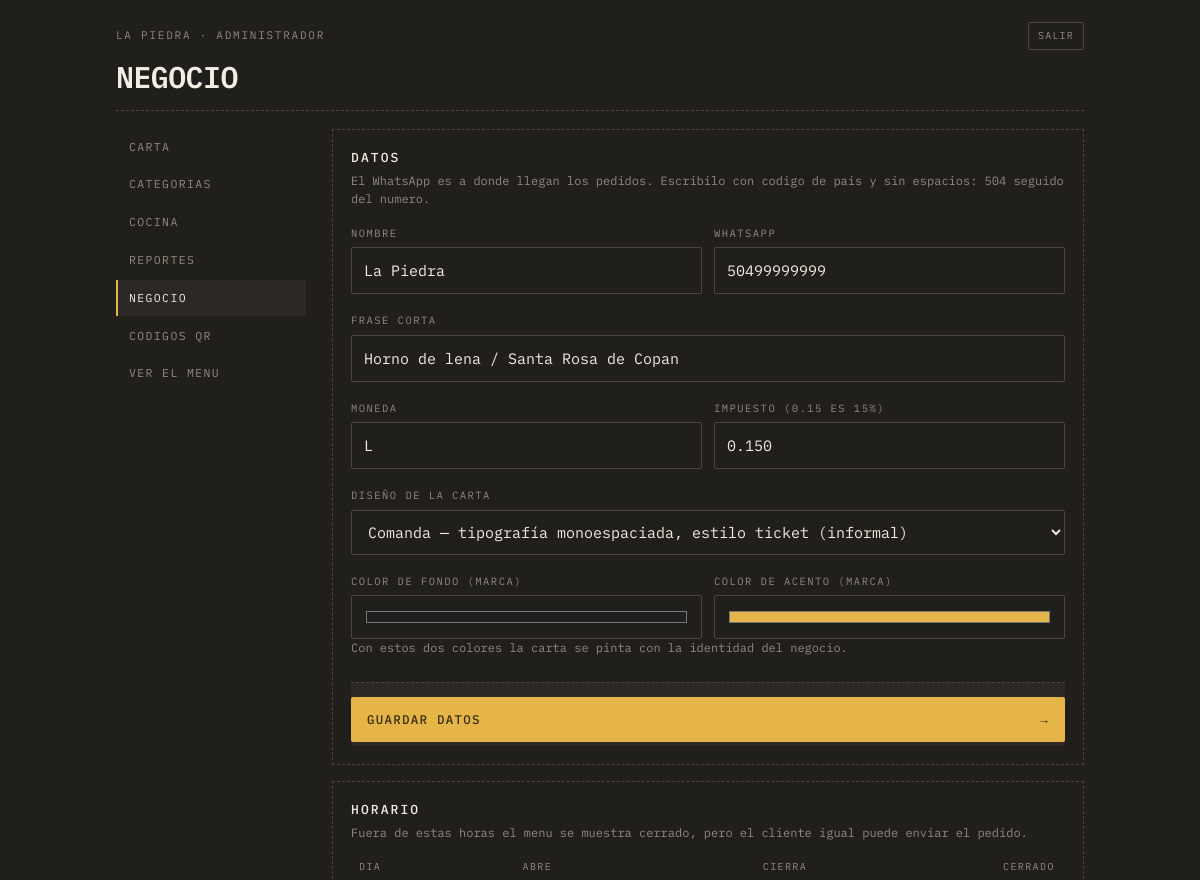
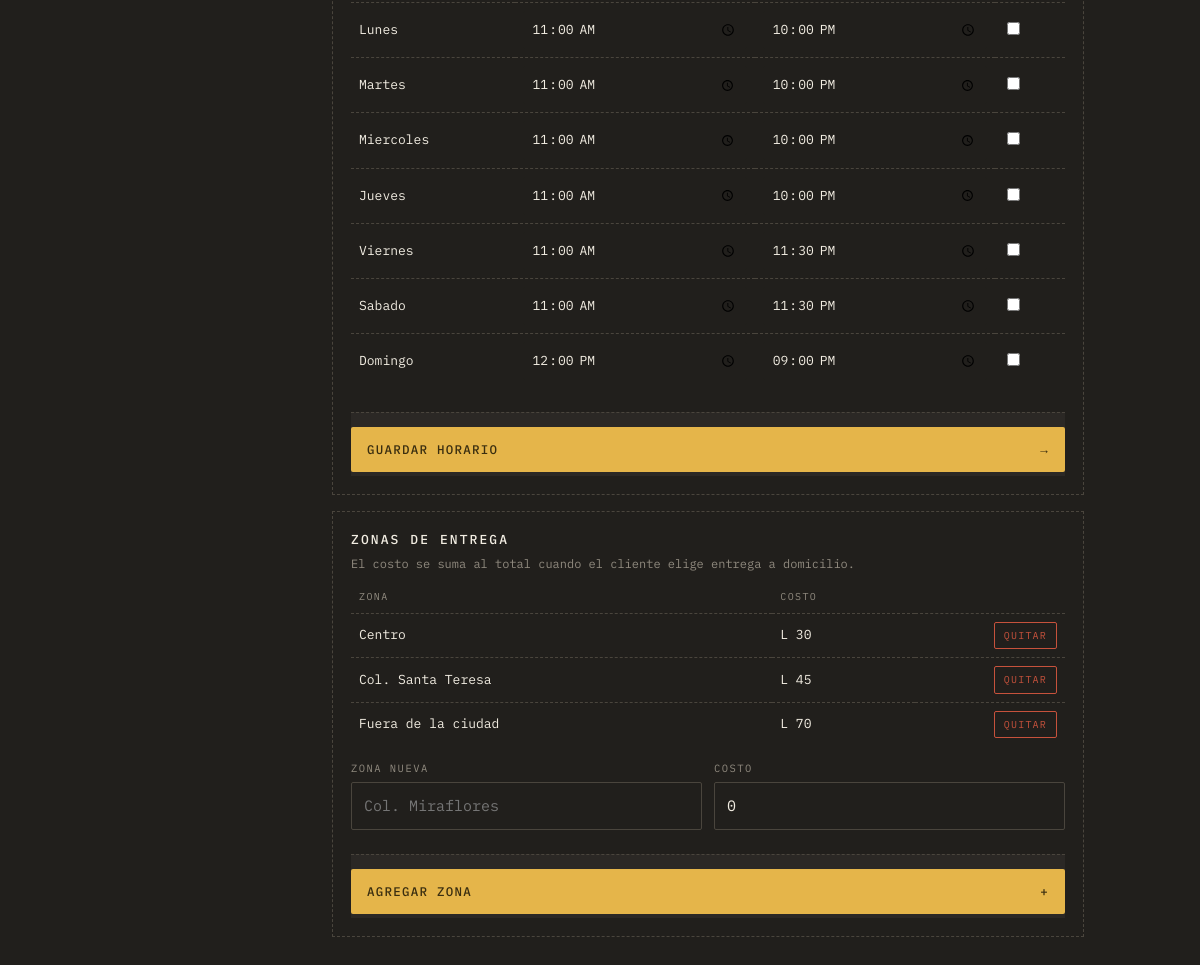
Screenshot of /admin/negocio.php (signed in) with the database file from the repository (2 pictures, top to bottom).
### tables this page shows
CREATE TABLE negocios (
  id            INT AUTO_INCREMENT PRIMARY KEY,
  slug          VARCHAR(60)  NOT NULL UNIQUE,
  nombre        VARCHAR(120) NOT NULL,
  tagline       VARCHAR(180) DEFAULT NULL,
  whatsapp      VARCHAR(20)  NOT NULL,
  moneda        VARCHAR(5)   NOT NULL DEFAULT 'L',
  impuesto      DECIMAL(4,3) NOT NULL DEFAULT 0.150,
  tema          VARCHAR(30)  NOT NULL DEFAULT 'comanda',
  color_fondo   VARCHAR(9)   DEFAULT NULL,    
  color_acento  VARCHAR(9)   DEFAULT NULL,    
  activo        TINYINT(1)   NOT NULL DEFAULT 1,
  creado        TIMESTAMP    NOT NULL DEFAULT CURRENT_TIMESTAMP
);

CREATE TABLE horarios (
  id         INT AUTO_INCREMENT PRIMARY KEY,
  negocio_id INT NOT NULL,
  dia        TINYINT NOT NULL,           
  abre       TIME DEFAULT NULL,
  cierra     TIME DEFAULT NULL,
  cerrado    TINYINT(1) NOT NULL DEFAULT 0,
  UNIQUE KEY uq_horario (negocio_id, dia),
  CONSTRAINT fk_horarios_negocio FOREIGN KEY (negocio_id)
    REFERENCES negocios(id) ON DELETE CASCADE
);

CREATE TABLE zonas (
  id         INT AUTO_INCREMENT PRIMARY KEY,
  negocio_id INT NOT NULL,
  nombre     VARCHAR(80) NOT NULL,
  costo      DECIMAL(10,2) NOT NULL DEFAULT 0,
  orden      INT NOT NULL DEFAULT 0,
  CONSTRAINT fk_zonas_negocio FOREIGN KEY (negocio_id)
    REFERENCES negocios(id) ON DELETE CASCADE
);

### app/util.php (called while the page is built, shortened)
<?php
function e($texto): string
{
    return htmlspecialchars((string) $texto, ENT_QUOTES | ENT_SUBSTITUTE, 'UTF-8');
}
function dinero($monto, string $moneda = 'L'): string
{
    return $moneda . ' ' . number_format((float) round($monto), 0, '.', ',');
}
function url(string $ruta = ''): string
{
    return rtrim(BASE_URL, '/') . '/' . ltrim($ruta, '/');
}

### app/db.php (called while the page is built, shortened)
<?php
function db(): PDO
{
    static $pdo = null;
    if ($pdo === null) {
        $dsn = 'mysql:host=' . DB_HOST . ';dbname=' . DB_NOMBRE . ';charset=utf8mb4';
        try {
            $pdo = new PDO($dsn, DB_USUARIO, DB_CLAVE, [
                PDO::ATTR_ERRMODE            => PDO::ERRMODE_EXCEPTION,
                PDO::ATTR_DEFAULT_FETCH_MODE => PDO::FETCH_ASSOC,
                PDO::ATTR_EMULATE_PREPARES   => false,
            ]);
        } catch (PDOException $e) {
            http_response_code(500);
            if (MOSTRAR_ERRORES) {
                exit('No se pudo conectar a la base de datos: ' . $e->getMessage());
            }
            exit('No se pudo conectar a la base de datos.');
        }
    }
    return $pdo;
}
function consulta(string $sql, array $params = []): PDOStatement
{
    $st = db()->prepare($sql);
    $st->execute($params);
    return $st;
}
function una(string $sql, array $params = []): ?array
{
    $fila = consulta($sql, $params)->fetch();
    return $fila === false ? null : $fila;
}
function todas(string $sql, array $params = []): array
{
    return consulta($sql, $params)->fetchAll();
}

### app/repo.php (called while the page is built, shortened)
<?php
require_once __DIR__ . '/db.php';
require_once __DIR__ . '/util.php';
function negocio_por_id(int $id): ?array
{
    return una('SELECT * FROM negocios WHERE id = ?', [$id]);
}
function zonas(int $negocioId): array
{
    return todas(
        'SELECT * FROM zonas WHERE negocio_id = ? ORDER BY orden, nombre',
        [$negocioId]
    );
}
function horarios(int $negocioId): array
{
    $filas = todas('SELECT * FROM horarios WHERE negocio_id = ? ORDER BY dia', [$negocioId]);
    $porDia = [];
    foreach ($filas as $f) {
        $porDia[(int) $f['dia']] = $f;
    }
    return $porDia;
}

### app/auth.php (called while the page is built, shortened)
<?php
require_once __DIR__ . '/db.php';
require_once __DIR__ . '/util.php';
function usuario(): ?array
{
    return $_SESSION['usuario'] ?? null;
}
function requiere_sesion(): array
{
    $u = usuario();
    return $u;
}
function requiere_dueno(): array
{
    $u = requiere_sesion();
    return $u;
}

### admin/negocio.php (the view, shortened to what this page needs)
<?php
require_once __DIR__ . '/comun.php';
$u = requiere_dueno();
$negocio = negocio_por_id((int) $u['negocio_id']);
$negocioId = (int) $negocio['id'];
$dias = [1 => 'Lunes', 2 => 'Martes', 3 => 'Miercoles', 4 => 'Jueves',
         5 => 'Viernes', 6 => 'Sabado', 0 => 'Domingo'];
$h = horarios($negocioId);
$z = zonas($negocioId);
cabecera_panel('Negocio', 'negocio', $negocio);
?>
<div class="bloque">
  <h2>Datos</h2>
  <p class="ayuda">
    El WhatsApp es a donde llegan los pedidos. Escribilo con codigo de pais y sin espacios:
    504 seguido del numero.
  </p>
  <form method="post">
    <div class="dos">
      <div class="campo" style="margin-top:0">
        <label class="campo__rotulo" for="nombre">Nombre</label>
        <input id="nombre" name="nombre" maxlength="120" value="<?= e($negocio['nombre']) ?>">
      </div>
      <div class="campo" style="margin-top:0">
        <label class="campo__rotulo" for="whatsapp">WhatsApp</label>
        <input id="whatsapp" name="whatsapp" maxlength="20" value="<?= e($negocio['whatsapp']) ?>">
      </div>
    </div>
    <div class="campo">
      <label class="campo__rotulo" for="tagline">Frase corta</label>
      <input id="tagline" name="tagline" maxlength="180" value="<?= e($negocio['tagline']) ?>">
    </div>
    <div class="dos">
      <div class="campo">
        <label class="campo__rotulo" for="moneda">Moneda</label>
        <input id="moneda" name="moneda" maxlength="5" value="<?= e($negocio['moneda']) ?>">
      </div>
      <div class="campo">
        <label class="campo__rotulo" for="impuesto">Impuesto (0.15 es 15%)</label>
        <input id="impuesto" name="impuesto" type="number" step="0.01" min="0" max="1"
               value="<?= e($negocio['impuesto']) ?>">
      </div>
    </div>
    <div class="campo">
      <label class="campo__rotulo" for="tema">Diseño de la carta</label>
      <select id="tema" name="tema">
        <option value="comanda"<?= ($negocio['tema'] ?? 'comanda') === 'comanda' ? ' selected' : '' ?>>
          Comanda — tipografía monoespaciada, estilo ticket (informal)
        </option>
      </select>
    </div>
    <div class="dos">
      <div class="campo">
        <label class="campo__rotulo" for="color_fondo">Color de fondo (marca)</label>
        <input id="color_fondo" name="color_fondo" type="color"
               value="<?= e($negocio['color_fondo'] ?: '#211F1C') ?>" style="height:44px">
      </div>
      <div class="campo">
        <label class="campo__rotulo" for="color_acento">Color de acento (marca)</label>
        <input id="color_acento" name="color_acento" type="color"
               value="<?= e($negocio['color_acento'] ?: '#E5B54A') ?>" style="height:44px">
      </div>
    </div>
    <p class="ayuda">Con estos dos colores la carta se pinta con la identidad del negocio.</p>
    <div class="pie"><button class="accion" type="submit"><span>Guardar datos</span><span>&rarr;</span></button></div>
  </form>
</div>
<div class="bloque">
  <h2>Horario</h2>
  <p class="ayuda">Fuera de estas horas el menu se muestra cerrado, pero el cliente igual puede enviar el pedido.</p>
  <form method="post">
    <table class="tabla">
      <thead><tr><th>Dia</th><th>Abre</th><th>Cierra</th><th>Cerrado</th></tr></thead>
      <tbody>
      <?php foreach ($dias as $dia => $nombre):
          $f = $h[$dia] ?? null; ?>
        <tr>
          <td><?= e($nombre) ?></td>
          <td><input type="time" name="abre[<?= $dia ?>]" value="<?= $f && $f['abre'] ? e(substr($f['abre'], 0, 5)) : '' ?>"></td>
          <td><input type="time" name="cierra[<?= $dia ?>]" value="<?= $f && $f['cierra'] ? e(substr($f['cierra'], 0, 5)) : '' ?>"></td>
          <td style="width:70px">
            <input type="checkbox" name="cerrado[<?= $dia ?>]" style="width:auto"
                   <?= $f && (int) $f['cerrado'] === 1 ? 'checked' : '' ?>>
          </td>
        </tr>
      <?php endforeach; ?>
      </tbody>
    </table>
    <div class="pie"><button class="accion" type="submit"><span>Guardar horario</span><span>&rarr;</span></button></div>
  </form>
</div>
<div class="bloque">
  <h2>Zonas de entrega</h2>
  <p class="ayuda">El costo se suma al total cuando el cliente elige entrega a domicilio.</p>
  <table class="tabla">
    <thead><tr><th>Zona</th><th>Costo</th><th></th></tr></thead>
    <tbody>
    <?php foreach ($z as $zona): ?>
      <tr>
        <td><?= e($zona['nombre']) ?></td>
        <td><?= dinero($zona['costo'], $negocio['moneda']) ?></td>
        <td class="ancho-acciones">
          <form method="post" style="display:inline">
            <button class="mini mini--peligro" type="submit">Quitar</button>
          </form>
        </td>
      </tr>
    <?php endforeach; ?>
    </tbody>
  </table>
  <form method="post" style="margin-top:14px">
    <div class="dos">
      <div class="campo" style="margin-top:0">
        <label class="campo__rotulo" for="zona_nombre">Zona nueva</label>
        <input id="zona_nombre" name="zona_nombre" maxlength="80" placeholder="Col. Miraflores">
      </div>
      <div class="campo" style="margin-top:0">
        <label class="campo__rotulo" for="zona_costo">Costo</label>
        <input id="zona_costo" name="zona_costo" type="number" min="0" step="1" value="0">
      </div>
    </div>
    <div class="pie"><button class="accion" type="submit"><span>Agregar zona</span><span>+</span></button></div>
  </form>
</div>
<?php pie_panel(); ?>

### admin/comun.php (shortened to what this page needs)
<?php
require_once __DIR__ . '/../app/auth.php';
require_once __DIR__ . '/../app/repo.php';
function cabecera_panel(string $titulo, string $activo, array $negocio): void
{
    $u = usuario();
    $paginas = [
        'carta'      => ['Carta', 'index.php'],
        'categorias' => ['Categorias', 'categoria.php'],
        'cocina'     => ['Cocina', 'cocina.php'],
        'reportes'   => ['Reportes', 'reporte.php'],
        'negocio'    => ['Negocio', 'negocio.php'],
        'qr'         => ['Codigos QR', 'qr.php'],
    ];
    ?>
<!DOCTYPE html>
<html lang="es">
<head>
<link rel="stylesheet" href="<?= url('assets/css/comanda.css') ?>">
</head>
<body>
<main class="envoltura" style="padding-bottom:60px">
  <header class="cabecera">
    <div class="cabecera__meta">
      <span class="rotulo"><?= e($negocio['nombre']) ?> · <?= e($u['nombre']) ?></span>
      <a class="mini" href="<?= url('admin/salir.php') ?>">Salir</a>
    </div>
    <h1 class="cabecera__nombre" style="font-size:30px"><?= e($titulo) ?></h1>
  </header>
  <hr class="raya">
  <div class="panel">
    <nav class="menu-lateral">
      <?php foreach ($paginas as $clave => $p): ?>
        <a href="<?= url('admin/' . $p[1]) ?>"<?= $clave === $activo ? ' aria-current="page"' : '' ?>><?= e($p[0]) ?></a>
      <?php endforeach; ?>
      <a href="<?= url('index.php?r=' . urlencode($negocio['slug'])) ?>" target="_blank" rel="noopener">Ver el menu</a>
    </nav>
    <div>
    <?php
}
function pie_panel(): void
{
    ?>
    </div>
  </div>
</main>
</body>
</html>
    <?php
}

### assets/css/comanda.css (style rules this page uses)
:root { --fondo: #211F1C; --fondo2: #2B2825; --fondo3: #35312C; --linea: #4A453D; --tinta: #F2EDE2; --suave: #908A7F; --ambar: #E5B54A; --ambar-hondo: #3A2E10; --rojo: #C7523C; --papel: #EFE7D6; --papel-tinta: #211D17; --papel-suave: #6E6455; --mono: "IBM Plex Mono", ui-monospace, "Courier New", monospace; --r: 2px; --ancho: 640px; }
* { box-sizing: border-box; }
html, body { margin: 0; padding: 0; background: var(--fondo); color: var(--tinta); font-family: var(--mono); font-size: 15px; line-height: 1.55; -webkit-font-smoothing: antialiased; }
button, input, select, textarea { font: inherit; color: inherit; }
button { background: none; border: 0; cursor: pointer; padding: 0; }
a { color: var(--ambar); }
.envoltura { max-width: var(--ancho); margin: 0 auto; padding: 0 16px 130px; }
.rotulo { font-size: 11px; letter-spacing: .16em; text-transform: uppercase; color: var(--suave); }
.raya { border: 0; border-top: 1px dashed var(--linea); margin: 18px 0; }
.cabecera { padding: 22px 0 0; }
.cabecera__meta { display: flex; justify-content: space-between; align-items: center; gap: 12px; }
.cabecera__nombre { font-size: clamp(26px, 8vw, 38px); font-weight: 600; letter-spacing: -.02em; text-transform: uppercase; margin: 12px 0 4px; line-height: 1; }
.campo { margin-top: 18px; }
.campo__rotulo { display: block; font-size: 10.5px; letter-spacing: .14em; text-transform: uppercase; color: var(--suave); margin-bottom: 6px; }
.campo input, .campo select, .campo textarea { width: 100%; padding: 11px 12px; background: var(--fondo); border: 1px solid var(--linea); border-radius: var(--r); color: var(--tinta); }
.dos { display: grid; grid-template-columns: 1fr 1fr; gap: 12px; }
.pie { position: sticky; bottom: 0; background: var(--fondo2); border-top: 1px dashed var(--linea); padding: 14px 0 4px; margin-top: 24px; display: flex; gap: 10px; align-items: center; }
.accion { flex: 1; background: var(--ambar); color: var(--ambar-hondo); padding: 13px 16px; border-radius: var(--r); display: flex; justify-content: space-between; gap: 10px; font-size: 12.5px; letter-spacing: .1em; text-transform: uppercase; font-weight: 500; }
.panel { display: grid; grid-template-columns: 190px 1fr; gap: 26px; align-items: start; }
.menu-lateral { position: sticky; top: 16px; display: grid; gap: 2px; }
.menu-lateral a { padding: 9px 11px; font-size: 11.5px; letter-spacing: .12em; text-transform: uppercase; color: var(--suave); text-decoration: none; border-left: 2px solid transparent; }
.menu-lateral a[aria-current="page"] { color: var(--tinta); border-left-color: var(--ambar); background: var(--fondo2); }
.bloque { border: 1px dashed var(--linea); padding: 18px; margin-bottom: 16px; }
.bloque h2 { font-size: 13px; letter-spacing: .16em; text-transform: uppercase; margin: 0 0 4px; font-weight: 500; }
.bloque p.ayuda { font-size: 12px; color: var(--suave); margin: 0 0 16px; line-height: 1.55; }
.tabla { width: 100%; border-collapse: collapse; font-size: 13px; }
.tabla th { text-align: left; font-size: 10px; letter-spacing: .14em; text-transform: uppercase; color: var(--suave); font-weight: 400; padding: 0 8px 8px; }
.tabla td { padding: 8px; border-top: 1px dashed var(--linea); vertical-align: middle; }
.tabla input, .tabla select { width: 100%; background: var(--fondo); border: 1px solid transparent; color: var(--tinta); padding: 7px 8px; border-radius: var(--r); font-size: 13px; }
.ancho-acciones { width: 150px; text-align: right; white-space: nowrap; }
.mini { font-size: 10px; letter-spacing: .12em; text-transform: uppercase; border: 1px solid var(--linea); padding: 5px 9px; border-radius: var(--r); color: var(--suave); text-decoration: none; display: inline-block; }
.mini--peligro { border-color: var(--rojo); color: var(--rojo); }

### admin/comun.php (style rules this page uses)
:root { --ancho: 1000px; }

### rows the page displays
negocios: nombre "LA PIEDRA", nombre "La Piedra", whatsapp "50499999999", tagline "Horno de lena / Santa Rosa de Copan", moneda "L", impuesto "0.150", tema "Comanda — tipografía monoespaciada, estilo ticket (informal)", color_fondo "#211f1c", color_acento "#e5b54a"
horarios: abre "11:00", cierra "22:00"
horarios: abre "11:00", cierra "22:00"
horarios: abre "11:00", cierra "22:00"
horarios: abre "11:00", cierra "22:00"
horarios: abre "11:00", cierra "23:30"
horarios: abre "11:00", cierra "23:30"
horarios: abre "12:00", cierra "21:00"
zonas: nombre "Centro", costo.moneda "L 30"
zonas: nombre "Col. Santa Teresa", costo.moneda "L 45"
zonas: nombre "Fuera de la ciudad", costo.moneda "L 70"

### other values shown
$u['nombre'] "ADMINISTRADOR"
$titulo "NEGOCIO"
$p[0] "CARTA"
$p[0] "CATEGORIAS"
$p[0] "COCINA"
$p[0] "REPORTES"
$p[0] "NEGOCIO"
$p[0] "CODIGOS QR"
$nombre "Lunes"
$nombre "Martes"
$nombre "Miercoles"
$nombre "Jueves"
$nombre "Viernes"
$nombre "Sabado"
$nombre "Domingo"
